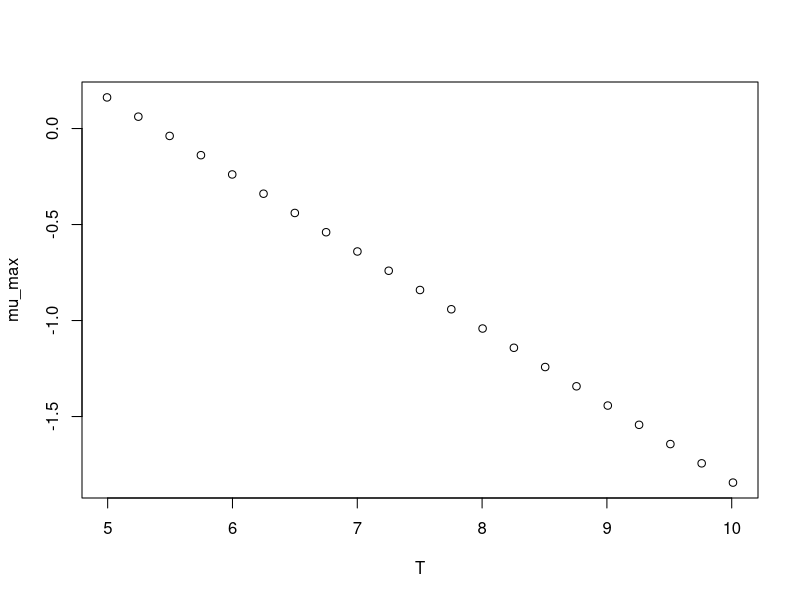

The R script that drew this image:
#############################
# start of Parameter script
#############################
T <- seq(4.995004995005,10.01,length.out=21)
#############################
# end of Parameter script
#############################
############################# 
# start of Model script Gropin ID 1281 
#############################
 
# constant coefficients for this model
 
variables <- data.frame(T)
argumentsPar <- expand.grid(variables)
 
# heart of the model
response_surface <- function(T) {
   mumax <-(-0.40*T+2.16)

return(mumax=mumax)
} 

# output parameters
mumax <- cbind(argumentsPar,response_surface(argumentsPar['T']))
colnames(mumax) <- c(colnames(argumentsPar),'mumax')
#############################
# End of Model script
#############################
############################# 
# start of Visualisation script Gropin ID 1281 
#############################
plot(T,mumax$mumax,
                          xlab='T',
                          ylab='mu_max')
#############################
# End of Visualisation script
#############################
